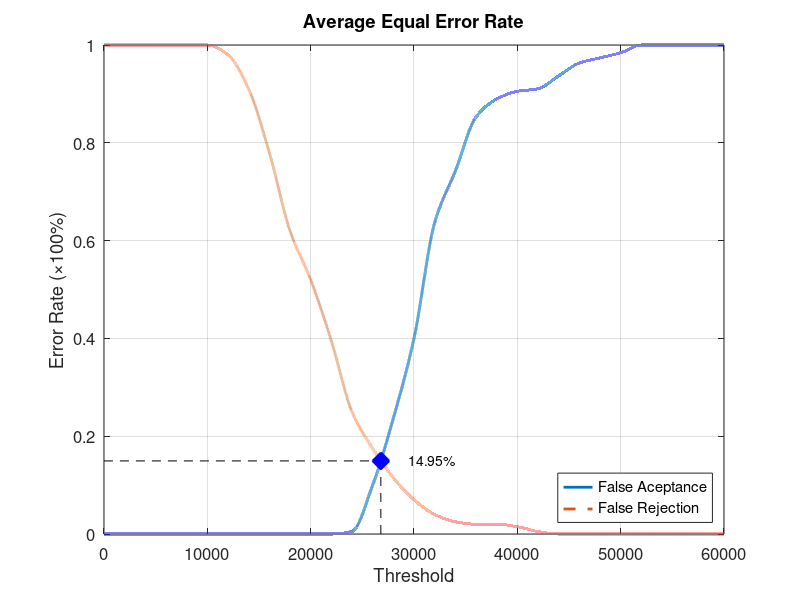
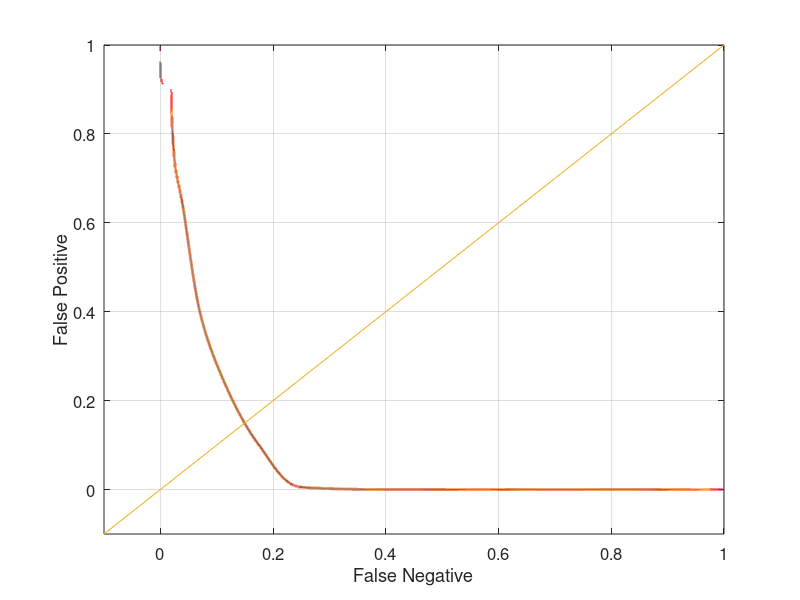

Recreate these plots in MATLAB, in order.
function yEER = Database5_1
close all;
clear;
clc;
x = 0:2000:60000;
xq = 0:0.5:60000;

y0 = [0 0 0 0 0 0 0 0 0 0 0 0 0.00526316 0.1 0.236842 0.4 0.636842 0.742105 0.852632 0.889474 0.905263 0.910526 0.936842 0.963158 0.973684 0.984211 1 1 1 1 1];
yy0 = interp1(x, y0, xq, 'pchip');
y1 = [1 1 1 1 1 1 0.98 0.91 0.78 0.62 0.52 0.395 0.25 0.175 0.115 0.07 0.04 0.025 0.02 0.02 0.015 0.005 0 0 0 0 0 0 0 0 0];
yy1 = interp1(x, y1, xq, 'pchip');

% Calculating EER: 
y2 = abs(y0 - y1);
find(y2 == min(y2))
yy2 = abs(yy0 - yy1);
xEER = find(yy2 == min(yy2));
xEERIndex = xq(xEER) % X-axis EER
yEER = yy0(xEER) % Y-axis EER

main = figure
plot(xq, yy0,'-','LineWidth', 2);	hold on
plot(xq, yy1,'--','LineWidth', 2);	hold on
plot([xEERIndex xEERIndex], [0 yEER], 'k--');	hold on
plot([0 xEERIndex], [yEER yEER], 'k--');	hold on
plot(xEERIndex, yEER, 'bx', 'LineWidth', 10);	hold on
text(xEERIndex + 10 * xEERIndex / 100, yEER, [num2str(round((10000 * yEER)) / 100) '%'])
legend('False Aceptance', 'False Rejection', 'Location', 'SouthEast')
xlabel('Threshold')
ylabel('Error Rate (\times100%)')
title('Average Equal Error Rate')
set(gca, 'FontSize', 12)
axis([0 60000 0 1])
grid on

print(main, 'Database5_1Main', '-dpng');
FNRxFPR = figure('Color', [1 1 1]);
plot(yy1, yy0, '-', yy1, yy0, 'LineWidth', 2);
hold on
y = -0.1:0.1:1
plot(y, y); 
set(gca, 'FontSize', 12)
xlabel('False Negative')
ylabel('False Positive')
axis([-0.1 1 -0.1 1])
set(gca, 'FontSize', 12)
grid on

print(FNRxFPR, 'Database5_1FNRxFPR','-dpng');
end
